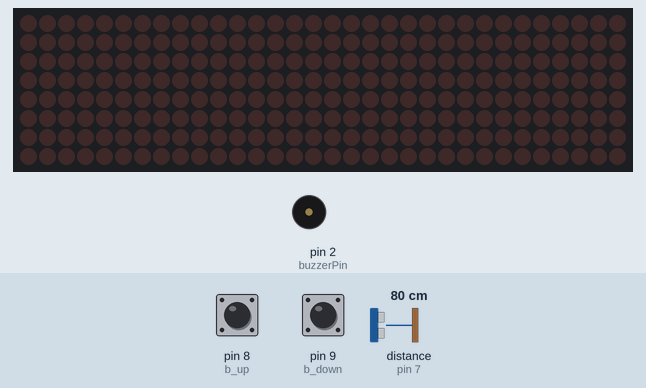
Recording of a sketch running on a simulated Arduino Uno, built with avr-gcc and run on an emulated ATmega328P. On the bench: 32×8 LED matrix, buzzer (waves = sounding). Wiring (inferred from the names in the program): ultrasonic range finder: trigger pin 6; echo pin 7. The inputs (shaded band) are chosen by the test bench; at power-on: distance to the obstacle (sensor on pin 7) 80 cm, pin 8 (b_up) HIGH, pin 9 (b_down) HIGH. The echo pulse lasts 58.3 µs per cm.

Above: at 11.78 s.
12.3 s: distance to the obstacle (sensor on pin 7) set to 9 cm
At 14.43 s:
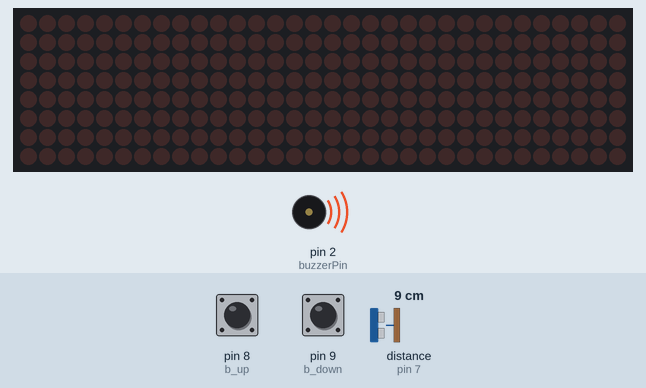
15.3 s: pin 8 (b_up) pulled LOW for 1 s
At 15.9 s:
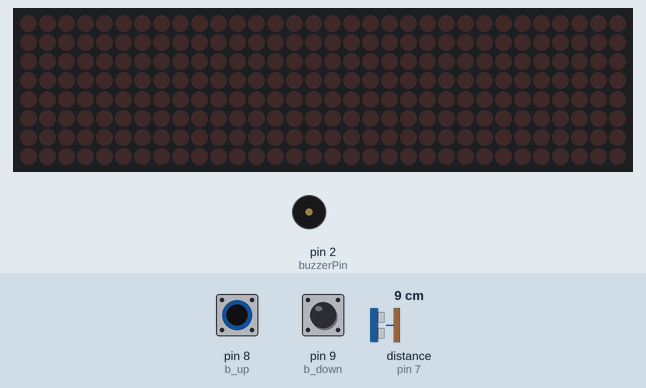
20.3 s: pin 9 (b_down) pulled LOW for 3.2 s
At 20.8 s:
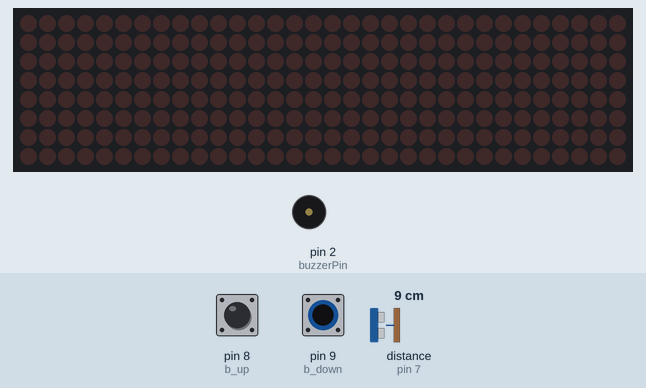
Timing chart, 0 to 23.3 s (numbered marks = the images above; inputs shaded):
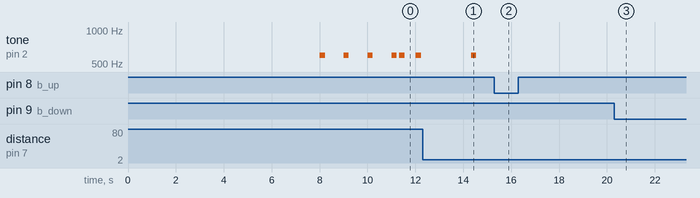

The sketch:

LedMatrix_Timer.ino
```cpp
// Including the required Arduino libraries
#include <MD_Parola.h>
#include <MD_MAX72xx.h>
#include <SPI.h>
#include <EEPROM.h>

// Uncomment according to your hardware type
#define HARDWARE_TYPE MD_MAX72XX::FC16_HW
//#define HARDWARE_TYPE MD_MAX72XX::GENERIC_HW

// Defining size, and output pins
#define MAX_DEVICES 4
#define CS_PIN 3
#define MAX_ZONES 2

//D 11
//CS 3
//CLK 13

#define START_TIME 10

#define trigPin 6
#define echoPin 7

#define b_up 8
#define b_down 9

#define buzzerPin 2

// Create a new instance of the MD_Parola class with hardware SPI connection
MD_Parola myDisplay = MD_Parola(HARDWARE_TYPE, CS_PIN, MAX_DEVICES);

int TIME_A = 30;

double wait = millis();
int timeA = TIME_A;
int timeB = 60 - TIME_A;
int reps = 1;
int stop = 0;

int fase = 0;   //stato della macchina a stati

long durata, cm;

int nota = 600;
int durata_nota = 220;

void setup() {
  delay(1000);
	// Intialize the object
	myDisplay.begin(MAX_ZONES);
  myDisplay.setZone(0, 0, 1);
  myDisplay.setZone(1, 2, 3);

  myDisplay.setIntensity(0,0);

	// Set the intensity (brightness) of the display (0-15)
	myDisplay.setIntensity(1,4);

	// Clear the display
	myDisplay.displayClear();

  for(int i =0;i<START_TIME;i++)
    inizio(START_TIME - i);

  // sensore sonico
  pinMode(trigPin, OUTPUT);
  pinMode(echoPin, INPUT);

  pinMode(b_up, INPUT_PULLUP);
  pinMode(b_down, INPUT_PULLUP);

  pinMode(buzzerPin, INPUT);

  TIME_A = EEPROM.read(0);
  if(TIME_A == 0)
    TIME_A = 30;
  timeA = TIME_A;
  timeB = 60 - TIME_A;
}


void inizio(int i){
  char t_str[8];
  itoa( i, t_str, 10 );
  myDisplay.displayZoneText(0, t_str, PA_CENTER, 100, 0, PA_NO_EFFECT, PA_NO_EFFECT);


  if (myDisplay.displayAnimate())
  {


    for (uint8_t i=0; i<MAX_ZONES; i++)
    {
      if (myDisplay.getZoneStatus(i))
      {
        // do something with the parameters for the animation then reset it
        myDisplay.displayReset(i);
      }
    }
  }
  if(i <= 3){
    pinMode(buzzerPin, OUTPUT);
    tone(buzzerPin, nota, durata_nota);
    delay(durata_nota);
    noTone(buzzerPin);
    delay(1000-durata_nota);
  }
  else if(i == 0){
    delay(100);
    tone(buzzerPin, nota, durata_nota);
    delay(durata_nota);
    noTone(buzzerPin);
    delay(900-durata_nota);
  }
  else{
    delay(1000);
  }

}

void allena(){

  if(millis() - wait >= 1000){
    wait = millis();

    String reps_s = String(reps)+"s";

    myDisplay.displayZoneText(1, reps_s.c_str(), PA_CENTER, 100, 0, PA_NO_EFFECT, PA_NO_EFFECT);

    char t_str[8];
    itoa( timeA, t_str, 10 );

    myDisplay.displayZoneText(0, t_str, PA_CENTER, 100, 0, PA_NO_EFFECT, PA_NO_EFFECT);

    if (myDisplay.displayAnimate())
    {


      for (uint8_t i=0; i<MAX_ZONES; i++)
      {
        if (myDisplay.getZoneStatus(i))
        {
          // do something with the parameters for the animation then reset it
          myDisplay.displayReset(i);
        }
      }
    }

    if(timeA == TIME_A){
      suona2();
    }else{
      suona();
    }


    pinMode(buzzerPin, INPUT);

    timeA--;

    if(timeA <= 0){
      timeA = TIME_A;
      timeB = 60-TIME_A;
      fase = 1;
    }
  }

}

void riposa(){


  if(millis() - wait >= 1000){
    wait = millis();

    String reps_s = String(reps)+"r";

    myDisplay.displayZoneText(1, reps_s.c_str(), PA_CENTER, 100, 0, PA_NO_EFFECT, PA_NO_EFFECT);

    char t_str[8];
    itoa( timeB, t_str, 10 );

    myDisplay.displayZoneText(0, t_str, PA_CENTER, 100, 0, PA_NO_EFFECT, PA_NO_EFFECT);

    if (myDisplay.displayAnimate())
    {


      for (uint8_t i=0; i<MAX_ZONES; i++)
      {
        if (myDisplay.getZoneStatus(i))
        {
          // do something with the parameters for the animation then reset it
          myDisplay.displayReset(i);
        }
      }
    }
    if(timeB == 60-TIME_A){
      suona2();
    }else{
      suona();
    }


    pinMode(buzzerPin, INPUT);

    timeB--;

    if(timeB <= 0){
      timeA = TIME_A;
      timeB = 60-TIME_A;
      fase = 0;

      reps += 1;
    }
  }
}

void controllo_stop(){
  digitalWrite(trigPin, LOW);
  delayMicroseconds(2);
  digitalWrite(trigPin, HIGH);
  delayMicroseconds(10);
  digitalWrite(trigPin, LOW);
  durata = pulseIn(echoPin, HIGH, 100000);
  cm = durata / 58; // per i pollici la formula è durata / 148;
  if(cm > 5 && cm < 20){
    stop = stop *-1 +1;
    delay(1000);
  }
}

void controllo_pulsanti(){
  int timeout = 0;
  while(timeout < 25){
    if(digitalRead(b_up) == LOW && TIME_A < 60){
      TIME_A += 1;
      timeout = 0;
    }
    if(digitalRead(b_down) == LOW && TIME_A > 0){
      TIME_A -= 1;
      timeout = 0;
    }
    delay(200);
    timeout += 1;

    char str[8];
    itoa( TIME_A, str, 10 );

    myDisplay.displayZoneText(0, str, PA_CENTER, 100, 0, PA_NO_EFFECT, PA_NO_EFFECT);

    char t_str[8];
    itoa( (5-(timeout / 5)), t_str, 10 );
    myDisplay.displayZoneText(1, t_str, PA_CENTER, 100, 0, PA_NO_EFFECT, PA_NO_EFFECT);

    if (myDisplay.displayAnimate())
    {


      for (uint8_t i=0; i<MAX_ZONES; i++)
      {
        if (myDisplay.getZoneStatus(i))
        {
          // do something with the parameters for the animation then reset it
          myDisplay.displayReset(i);
        }
      }
    }
  }
  EEPROM.update(0, TIME_A);
}


void suona(){
  noTone(buzzerPin);
  if(timeA <= 3 || timeB <= 3){
    pinMode(buzzerPin, OUTPUT);
    tone(buzzerPin, nota, durata_nota);
    delay(durata_nota);
    noTone(buzzerPin);
  }
}

void suona2(){
  noTone(buzzerPin);
  pinMode(buzzerPin, OUTPUT);
  tone(buzzerPin, nota, durata_nota);
  delay(durata_nota);
  noTone(buzzerPin);
  delay(100);
  noTone(buzzerPin);
  pinMode(buzzerPin, OUTPUT);
  tone(buzzerPin, nota, durata_nota);
  delay(durata_nota);
  noTone(buzzerPin);
}

void loop() {

  if(fase == 0 && stop == 0){
    allena();
  }

  if(fase == 1 && stop == 0){
    riposa();
  }

  controllo_stop();

  if(digitalRead(b_up) == LOW || digitalRead(b_down) == LOW)
    controllo_pulsanti();

  delay(10);
}
```

Measured:
- after the input at 15.3 s, tone on pin 2 (buzzerPin): stops changing and stays silent
- after the input at 20.3 s, tone on pin 2 (buzzerPin): stops changing and stays silent
